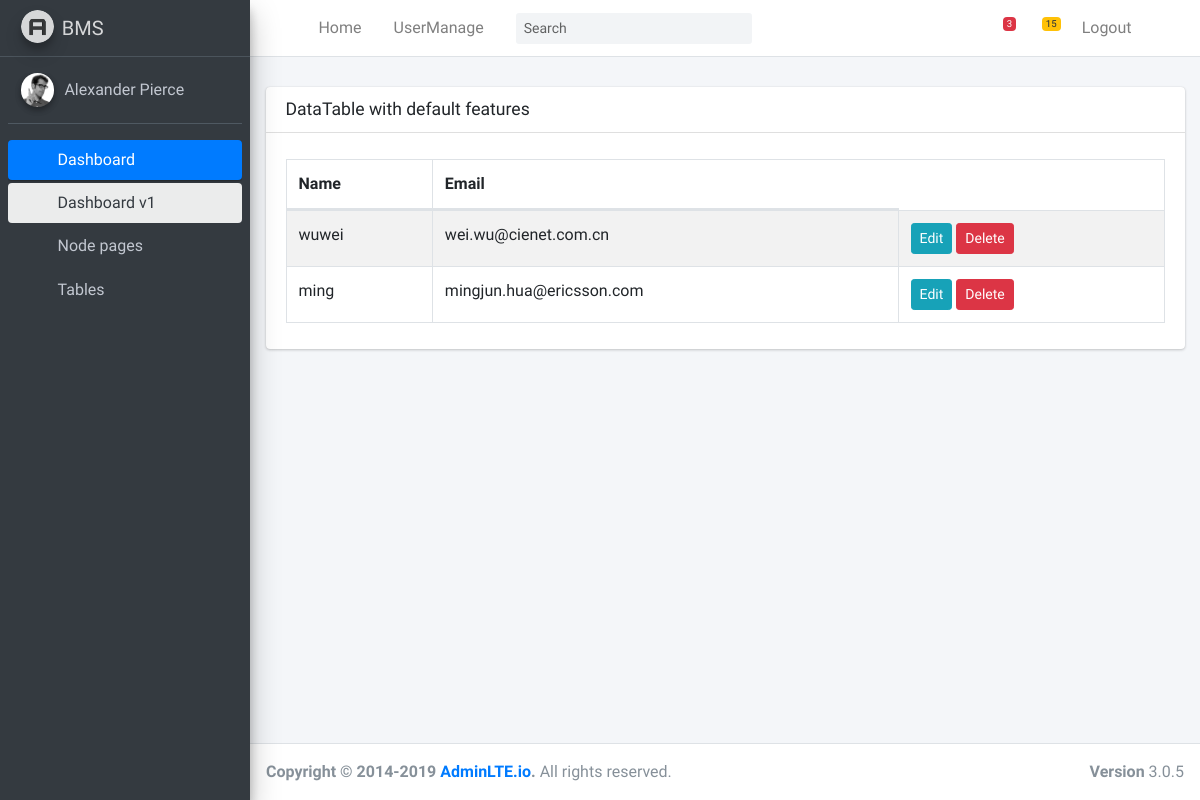
/user_manage, run on an earlier commit of the app's database.
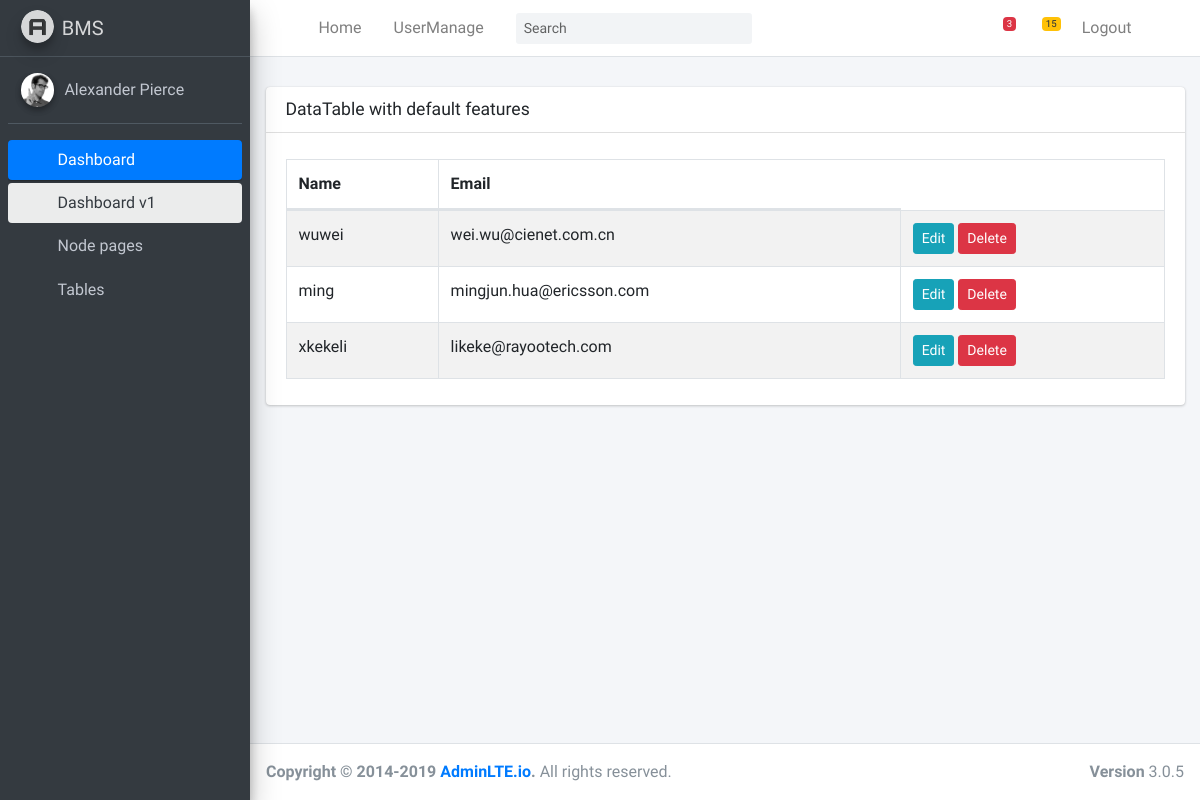
And on a later commit of the database.
### login/models.py (models this page shows, shortened)
class User(models.Model):
    gender = (
        ('male', 'male'),
        ('female', 'female'),
    )
    name = models.CharField(max_length=128, unique=True)
    password = models.CharField(max_length=256)
    email = models.EmailField(unique=True)
    sex = models.CharField(max_length=32, choices=gender, default='male')
    c_time = models.DateTimeField(auto_now_add=True)
    @staticmethod
    def get_threader():
        return ["Name", "Email"]
    class Meta:
        ordering = ['c_time']

### BCRUPro/views.py (the view)
# urls.py: re_path(r'^user_manage', user_manage, name='user_manage'),
@require_GET
def user_manage(request):
    users = User.objects.all()
    theader = User.get_threader()
    return render(request, 'pages/tables/user.html', locals())

### templates/pages/tables/user.html (shortened to what this page needs)
{% extends 'base.html' %}
{% load staticfiles %}
{% block head %}
  <link rel="stylesheet" href="{% static 'adminlte/plugins/datatables-bs4/css/dataTables.bootstrap4.min.css' %}">
  <link rel="stylesheet" href="{% static 'adminlte/plugins/datatables-responsive/css/responsive.bootstrap4.min.css' %}">
{% endblock %}
{% block content %}
    <div class="container-fluid">
    <div class="row">
      <div class="col-12">
        <div class="card">
              <div class="card-header">
                <h3 class="card-title">DataTable with default features</h3>
              </div>
              <div class="card-body">
                <table id="example" class="table table-bordered table-striped">
                  <thead>
                    <tr>
                      {% for th in theader %}
                        <th>{{ th }}</th>
                      {% endfor %}
                    </tr>
                  </thead>
                  <tbody>
                  {% for user in users %}
                    <tr>
                        <td>{{ user.name }}</td>
                        <td>{{ user.email }}</td>
                        <td>
                                <input type="button" value="Edit" class="btn btn-sm btn-info">
                                <input type="button" value="Delete" class="btn btn-sm btn-danger">
                        </td>
                    </tr>
                  {% endfor %}
                  </tbody>
                </table>
              </div>
            </div>
      </div>
    </div>
    </div>
{% endblock %}

What changed in the data, as far as the page shows it:
added User: name "xkekeli", email "likeke@rayootech.com"
